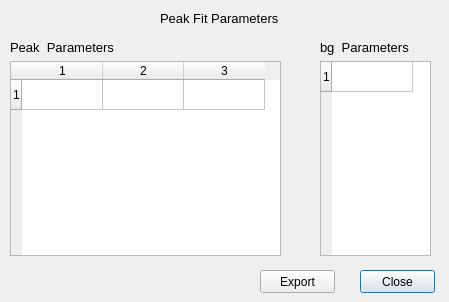
<?xml version="1.0" encoding="UTF-8"?>
<ui version="4.0">
 <class>Dialog</class>
 <widget class="QDialog" name="Dialog">
  <property name="geometry">
   <rect>
    <x>0</x>
    <y>0</y>
    <width>449</width>
    <height>302</height>
   </rect>
  </property>
  <property name="windowTitle">
   <string>Dialog</string>
  </property>
  <widget class="QLabel" name="scaleLabel">
   <property name="geometry">
    <rect>
     <x>160</x>
     <y>10</y>
     <width>361</width>
     <height>16</height>
    </rect>
   </property>
   <property name="sizePolicy">
    <sizepolicy hsizetype="Expanding" vsizetype="Preferred">
     <horstretch>0</horstretch>
     <verstretch>0</verstretch>
    </sizepolicy>
   </property>
   <property name="maximumSize">
    <size>
     <width>361</width>
     <height>16777215</height>
    </size>
   </property>
   <property name="font">
    <font>
     <pointsize>10</pointsize>
    </font>
   </property>
   <property name="text">
    <string>Peak Fit Parameters</string>
   </property>
  </widget>
  <widget class="QPushButton" name="closePB">
   <property name="geometry">
    <rect>
     <x>360</x>
     <y>270</y>
     <width>75</width>
     <height>23</height>
    </rect>
   </property>
   <property name="text">
    <string>Close</string>
   </property>
  </widget>
  <widget class="QPushButton" name="exportPB">
   <property name="geometry">
    <rect>
     <x>260</x>
     <y>270</y>
     <width>75</width>
     <height>23</height>
    </rect>
   </property>
   <property name="text">
    <string>Export</string>
   </property>
  </widget>
  <widget class="QWidget" name="">
   <property name="geometry">
    <rect>
     <x>10</x>
     <y>40</y>
     <width>271</width>
     <height>216</height>
    </rect>
   </property>
   <layout class="QVBoxLayout" name="verticalLayout">
    <item>
     <widget class="QLabel" name="scaleLabel_2">
      <property name="sizePolicy">
       <sizepolicy hsizetype="Expanding" vsizetype="Preferred">
        <horstretch>0</horstretch>
        <verstretch>0</verstretch>
       </sizepolicy>
      </property>
      <property name="maximumSize">
       <size>
        <width>361</width>
        <height>16777215</height>
       </size>
      </property>
      <property name="font">
       <font>
        <pointsize>10</pointsize>
       </font>
      </property>
      <property name="text">
       <string>Peak  Parameters</string>
      </property>
     </widget>
    </item>
    <item>
     <widget class="QTableWidget" name="peakTW">
      <property name="sizePolicy">
       <sizepolicy hsizetype="Expanding" vsizetype="Expanding">
        <horstretch>0</horstretch>
        <verstretch>0</verstretch>
       </sizepolicy>
      </property>
      <property name="rowCount">
       <number>1</number>
      </property>
      <property name="columnCount">
       <number>3</number>
      </property>
      <attribute name="horizontalHeaderVisible">
       <bool>true</bool>
      </attribute>
      <attribute name="horizontalHeaderDefaultSectionSize">
       <number>81</number>
      </attribute>
      <attribute name="horizontalHeaderHighlightSections">
       <bool>true</bool>
      </attribute>
      <attribute name="horizontalHeaderMinimumSectionSize">
       <number>27</number>
      </attribute>
      <row/>
      <column/>
      <column/>
      <column/>
     </widget>
    </item>
   </layout>
  </widget>
  <widget class="QWidget" name="">
   <property name="geometry">
    <rect>
     <x>320</x>
     <y>40</y>
     <width>111</width>
     <height>216</height>
    </rect>
   </property>
   <layout class="QVBoxLayout" name="verticalLayout_2">
    <item>
     <widget class="QLabel" name="scaleLabel_3">
      <property name="sizePolicy">
       <sizepolicy hsizetype="Expanding" vsizetype="Preferred">
        <horstretch>0</horstretch>
        <verstretch>0</verstretch>
       </sizepolicy>
      </property>
      <property name="maximumSize">
       <size>
        <width>361</width>
        <height>16777215</height>
       </size>
      </property>
      <property name="font">
       <font>
        <pointsize>10</pointsize>
       </font>
      </property>
      <property name="text">
       <string>bg  Parameters</string>
      </property>
     </widget>
    </item>
    <item>
     <widget class="QTableWidget" name="bgTW">
      <property name="sizePolicy">
       <sizepolicy hsizetype="Expanding" vsizetype="Expanding">
        <horstretch>0</horstretch>
        <verstretch>0</verstretch>
       </sizepolicy>
      </property>
      <property name="rowCount">
       <number>1</number>
      </property>
      <property name="columnCount">
       <number>1</number>
      </property>
      <attribute name="horizontalHeaderVisible">
       <bool>false</bool>
      </attribute>
      <attribute name="horizontalHeaderDefaultSectionSize">
       <number>81</number>
      </attribute>
      <attribute name="horizontalHeaderHighlightSections">
       <bool>true</bool>
      </attribute>
      <row/>
      <column/>
     </widget>
    </item>
   </layout>
  </widget>
 </widget>
 <resources/>
 <connections/>
</ui>
